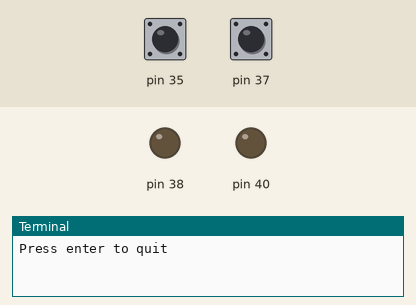
Simulated run of this program. Board: Raspberry Pi (header pin numbers). Parts: output pins drawn as LEDs (lit = HIGH), the last lines printed to the terminal. The test bench sets the inputs (shaded band); at power-on: pin 35 LOW, pin 37 LOW.

Above: at 1.2 s.
1.3 s: pin 35 pulled HIGH for 0.15 s
At 2.1 s:
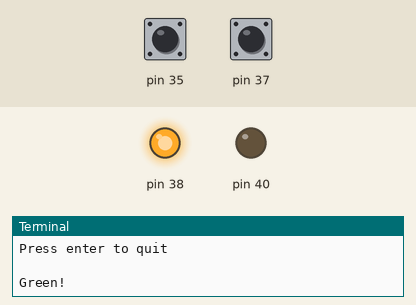
3.8 s: pin 37 pulled HIGH for 0.15 s
At 4.6 s:
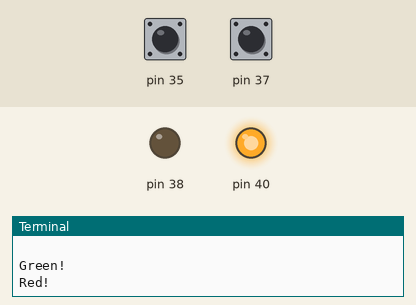
Timing chart, 0 to 6.8 s (numbered marks = the images above; inputs shaded):
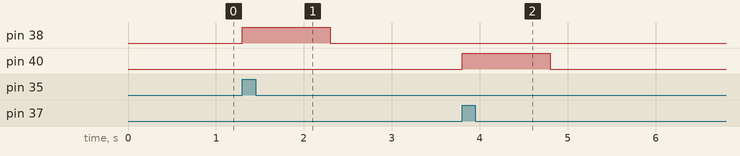

Measured:
- after the input at 1.3 s, pin 38: LOW → HIGH at once, → LOW 1.0 s later
- after the input at 3.8 s, pin 40: LOW → HIGH at once, → LOW 1.0 s later

The program:

button_press_2.py
```python
import RPi.GPIO as GPIO # Import Raspberry Pi GPIO library
import time

GPIO.setwarnings(False) # Ignore warning for now
GPIO.setmode(GPIO.BOARD) # Use physical pin numbering
GPIO.setup(37, GPIO.IN, pull_up_down=GPIO.PUD_DOWN) # Set pin to be an input pin and set initial value to be pulled low (off)
GPIO.setup(35, GPIO.IN, pull_up_down=GPIO.PUD_DOWN) # Set pin to be an input pin and set initial value to be pulled low (off)
GPIO.setup(40, GPIO.OUT, initial=GPIO.LOW) # Set pin to be an output pin and set initial value to low (off)
GPIO.setup(38, GPIO.OUT, initial=GPIO.LOW) # Set pin to be an output pin and set initial value to low (off)

def button_callback_red(channel):
	print("Red!")
	GPIO.output(40, GPIO.HIGH)
	time.sleep(1)
	GPIO.output(40, GPIO.LOW)

def button_callback_green(channel):
	print("Green!")
	GPIO.output(38, GPIO.HIGH)
	time.sleep(1)
	GPIO.output(38, GPIO.LOW)


GPIO.add_event_detect(35,GPIO.RISING,callback=button_callback_green) # Setup event on pin rising edge
GPIO.add_event_detect(37,GPIO.RISING,callback=button_callback_red) # Setup event on pin rising edge

message = input("Press enter to quit\n\n") # Run until someone presses enter
GPIO.cleanup() # Clean up
```
